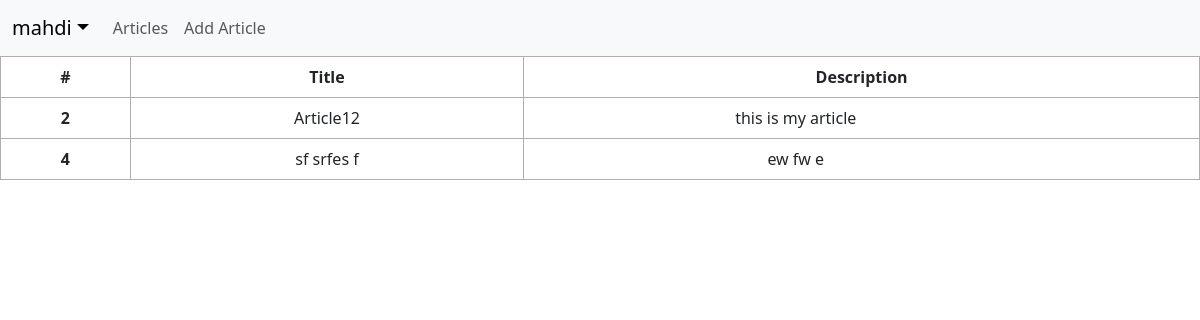
/articles/ (signed in), run on an earlier commit of the app's database.
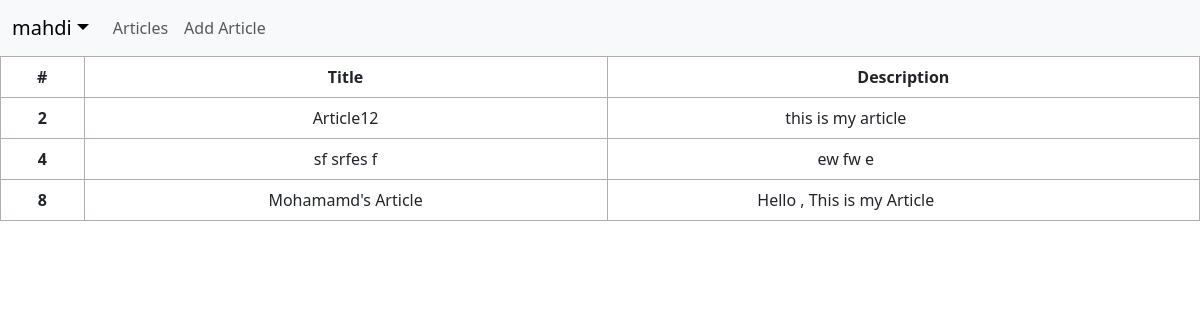
And on a later commit of the database.
### articles/models.py (models this page shows, shortened)
class Article(models.Model):
    title = models.CharField(max_length=100)
    body = models.TextField()
    date = models.DateTimeField(auto_now_add=True)
    author = models.ForeignKey(get_user_model(), on_delete=models.CASCADE)

### articles/views.py (the view)
# urls.py: path('', article_list_view, name='article_list'),
def article_list_view(request):
    articles = Article.objects.all()
    context = {'articles': articles}
    return render(request, 'articles/articles.html', context)

### templates/articles/articles.html (shortened to what this page needs)
{% extends 'base.html' %}
{% load bootstrap_icons %}
{% block content %}
    <table class="table table-hover">
        <thead>
        <tr>
            <th scope="col">#</th>
            <th scope="col">Title</th>
            <th scope="col">Description</th>
        </tr>
        </thead>
        <tbody>
        {% for article in articles %}
            <tr onclick='window.location="{% url 'article_detail' article.id %}"'>
                <th scope="row">{{ article.id }}</th>
                <td>{{ article.title }}</td>
                <td>
                    <div class="d-flex">
                        <div style="flex: 80%">{{ article.body }}</div>
                        <div style=" flex: 20%">
                        </div>
                    </div>
                </td>
            </tr>
        {% endfor %}
        </tbody>
    </table>
{% endblock %}

What changed in the data, as far as the page shows it:
added Article: id "8", title "Mohamamd's Article", body "Hello , This is my Article"
